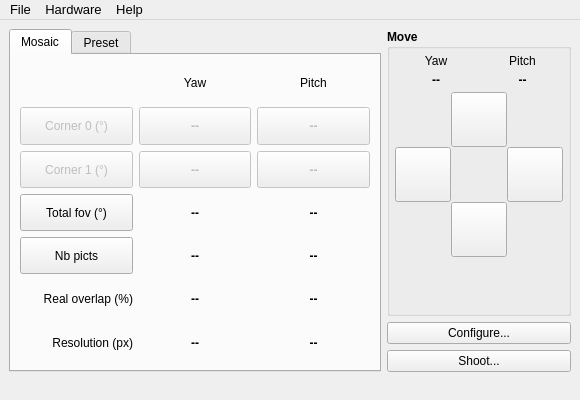
<?xml version="1.0" encoding="UTF-8"?>
<ui version="4.0">
 <class>MainWindow</class>
 <widget class="QMainWindow" name="MainWindow">
  <property name="geometry">
   <rect>
    <x>0</x>
    <y>0</y>
    <width>580</width>
    <height>400</height>
   </rect>
  </property>
  <property name="minimumSize">
   <size>
    <width>580</width>
    <height>400</height>
   </size>
  </property>
  <property name="focusPolicy">
   <enum>Qt::StrongFocus</enum>
  </property>
  <property name="windowTitle">
   <string>Papywizard</string>
  </property>
  <property name="windowIcon">
   <iconset resource="../icons.qrc">
    <normaloff>:/icons/papywizard.png</normaloff>:/icons/papywizard.png</iconset>
  </property>
  <property name="toolButtonStyle">
   <enum>Qt::ToolButtonIconOnly</enum>
  </property>
  <property name="dockNestingEnabled">
   <bool>false</bool>
  </property>
  <property name="unifiedTitleAndToolBarOnMac">
   <bool>false</bool>
  </property>
  <widget class="QWidget" name="centralwidget">
   <layout class="QGridLayout" name="gridLayout_4">
    <item row="0" column="0">
     <layout class="QGridLayout" name="gridLayout_2">
      <item row="0" column="1">
       <widget class="QGroupBox" name="groupBox">
        <property name="sizePolicy">
         <sizepolicy hsizetype="Preferred" vsizetype="Preferred">
          <horstretch>2</horstretch>
          <verstretch>0</verstretch>
         </sizepolicy>
        </property>
        <property name="font">
         <font>
          <weight>75</weight>
          <bold>true</bold>
         </font>
        </property>
        <property name="autoFillBackground">
         <bool>false</bool>
        </property>
        <property name="title">
         <string>Move</string>
        </property>
        <property name="flat">
         <bool>false</bool>
        </property>
        <property name="checkable">
         <bool>false</bool>
        </property>
        <property name="checked">
         <bool>false</bool>
        </property>
        <layout class="QVBoxLayout" name="verticalLayout">
         <property name="spacing">
          <number>5</number>
         </property>
         <property name="margin">
          <number>5</number>
         </property>
         <item>
          <layout class="QGridLayout" name="gridLayout">
           <property name="topMargin">
            <number>0</number>
           </property>
           <property name="rightMargin">
            <number>0</number>
           </property>
           <property name="bottomMargin">
            <number>0</number>
           </property>
           <item row="0" column="0">
            <widget class="QLabel" name="label">
             <property name="font">
              <font>
               <weight>50</weight>
               <bold>false</bold>
              </font>
             </property>
             <property name="text">
              <string>Yaw</string>
             </property>
             <property name="alignment">
              <set>Qt::AlignCenter</set>
             </property>
            </widget>
           </item>
           <item row="0" column="1">
            <widget class="QLabel" name="label_2">
             <property name="font">
              <font>
               <weight>50</weight>
               <bold>false</bold>
              </font>
             </property>
             <property name="text">
              <string>Pitch</string>
             </property>
             <property name="alignment">
              <set>Qt::AlignCenter</set>
             </property>
            </widget>
           </item>
           <item row="1" column="0">
            <widget class="QLabel" name="yawHeadPosLabel">
             <property name="font">
              <font>
               <weight>75</weight>
               <bold>true</bold>
              </font>
             </property>
             <property name="text">
              <string notr="true">--</string>
             </property>
             <property name="alignment">
              <set>Qt::AlignCenter</set>
             </property>
            </widget>
           </item>
           <item row="1" column="1">
            <widget class="QLabel" name="pitchHeadPosLabel">
             <property name="font">
              <font>
               <weight>75</weight>
               <bold>true</bold>
              </font>
             </property>
             <property name="text">
              <string notr="true">--</string>
             </property>
             <property name="alignment">
              <set>Qt::AlignCenter</set>
             </property>
            </widget>
           </item>
          </layout>
         </item>
         <item>
          <layout class="QGridLayout" name="moveArrowsGridLayout">
           <property name="spacing">
            <number>0</number>
           </property>
           <item row="0" column="1">
            <widget class="QToolButton" name="pitchMovePlusToolButton">
             <property name="sizePolicy">
              <sizepolicy hsizetype="MinimumExpanding" vsizetype="MinimumExpanding">
               <horstretch>0</horstretch>
               <verstretch>0</verstretch>
              </sizepolicy>
             </property>
             <property name="minimumSize">
              <size>
               <width>0</width>
               <height>0</height>
              </size>
             </property>
             <property name="text">
              <string notr="true"/>
             </property>
             <property name="icon">
              <iconset resource="../icons.qrc">
               <normaloff>:/icons/up.png</normaloff>:/icons/up.png</iconset>
             </property>
             <property name="iconSize">
              <size>
               <width>48</width>
               <height>48</height>
              </size>
             </property>
             <property name="checkable">
              <bool>false</bool>
             </property>
             <property name="arrowType">
              <enum>Qt::NoArrow</enum>
             </property>
            </widget>
           </item>
           <item row="1" column="0">
            <widget class="QToolButton" name="yawMoveMinusToolButton">
             <property name="sizePolicy">
              <sizepolicy hsizetype="Minimum" vsizetype="MinimumExpanding">
               <horstretch>0</horstretch>
               <verstretch>0</verstretch>
              </sizepolicy>
             </property>
             <property name="minimumSize">
              <size>
               <width>0</width>
               <height>0</height>
              </size>
             </property>
             <property name="text">
              <string notr="true"/>
             </property>
             <property name="icon">
              <iconset resource="../icons.qrc">
               <normaloff>:/icons/back.png</normaloff>:/icons/back.png</iconset>
             </property>
             <property name="iconSize">
              <size>
               <width>48</width>
               <height>48</height>
              </size>
             </property>
             <property name="checkable">
              <bool>false</bool>
             </property>
             <property name="arrowType">
              <enum>Qt::NoArrow</enum>
             </property>
            </widget>
           </item>
           <item row="1" column="2">
            <widget class="QToolButton" name="yawMovePlusToolButton">
             <property name="sizePolicy">
              <sizepolicy hsizetype="MinimumExpanding" vsizetype="MinimumExpanding">
               <horstretch>0</horstretch>
               <verstretch>0</verstretch>
              </sizepolicy>
             </property>
             <property name="minimumSize">
              <size>
               <width>0</width>
               <height>0</height>
              </size>
             </property>
             <property name="text">
              <string notr="true"/>
             </property>
             <property name="icon">
              <iconset resource="../icons.qrc">
               <normaloff>:/icons/forward.png</normaloff>:/icons/forward.png</iconset>
             </property>
             <property name="iconSize">
              <size>
               <width>48</width>
               <height>48</height>
              </size>
             </property>
             <property name="checkable">
              <bool>false</bool>
             </property>
             <property name="arrowType">
              <enum>Qt::NoArrow</enum>
             </property>
            </widget>
           </item>
           <item row="2" column="1">
            <widget class="QToolButton" name="pitchMoveMinusToolButton">
             <property name="sizePolicy">
              <sizepolicy hsizetype="MinimumExpanding" vsizetype="MinimumExpanding">
               <horstretch>0</horstretch>
               <verstretch>0</verstretch>
              </sizepolicy>
             </property>
             <property name="minimumSize">
              <size>
               <width>0</width>
               <height>0</height>
              </size>
             </property>
             <property name="text">
              <string notr="true"/>
             </property>
             <property name="icon">
              <iconset resource="../icons.qrc">
               <normaloff>:/icons/down.png</normaloff>:/icons/down.png</iconset>
             </property>
             <property name="iconSize">
              <size>
               <width>48</width>
               <height>48</height>
              </size>
             </property>
             <property name="checkable">
              <bool>false</bool>
             </property>
             <property name="arrowType">
              <enum>Qt::NoArrow</enum>
             </property>
            </widget>
           </item>
          </layout>
         </item>
         <item>
          <spacer name="verticalSpacer">
           <property name="orientation">
            <enum>Qt::Vertical</enum>
           </property>
           <property name="sizeHint" stdset="0">
            <size>
             <width>20</width>
             <height>40</height>
            </size>
           </property>
          </spacer>
         </item>
        </layout>
       </widget>
      </item>
      <item row="1" column="1">
       <layout class="QVBoxLayout" name="verticalLayout_2">
        <item>
         <widget class="QPushButton" name="configPushButton">
          <property name="sizePolicy">
           <sizepolicy hsizetype="Minimum" vsizetype="Fixed">
            <horstretch>0</horstretch>
            <verstretch>0</verstretch>
           </sizepolicy>
          </property>
          <property name="text">
           <string>Configure...</string>
          </property>
          <property name="icon">
           <iconset resource="../icons.qrc">
            <normaloff>:/icons/configure.png</normaloff>:/icons/configure.png</iconset>
          </property>
          <property name="iconSize">
           <size>
            <width>16</width>
            <height>16</height>
           </size>
          </property>
         </widget>
        </item>
        <item>
         <widget class="QPushButton" name="shootPushButton">
          <property name="sizePolicy">
           <sizepolicy hsizetype="Minimum" vsizetype="Fixed">
            <horstretch>0</horstretch>
            <verstretch>0</verstretch>
           </sizepolicy>
          </property>
          <property name="text">
           <string>Shoot...</string>
          </property>
          <property name="icon">
           <iconset resource="../icons.qrc">
            <normaloff>:/icons/launch.png</normaloff>:/icons/launch.png</iconset>
          </property>
          <property name="iconSize">
           <size>
            <width>32</width>
            <height>32</height>
           </size>
          </property>
         </widget>
        </item>
       </layout>
      </item>
      <item row="0" column="0" rowspan="2">
       <widget class="QTabWidget" name="tabWidget">
        <property name="enabled">
         <bool>true</bool>
        </property>
        <property name="sizePolicy">
         <sizepolicy hsizetype="Expanding" vsizetype="Expanding">
          <horstretch>5</horstretch>
          <verstretch>0</verstretch>
         </sizepolicy>
        </property>
        <property name="font">
         <font>
          <weight>50</weight>
          <bold>false</bold>
         </font>
        </property>
        <property name="tabShape">
         <enum>QTabWidget::Rounded</enum>
        </property>
        <property name="currentIndex">
         <number>0</number>
        </property>
        <property name="iconSize">
         <size>
          <width>16</width>
          <height>16</height>
         </size>
        </property>
        <property name="elideMode">
         <enum>Qt::ElideNone</enum>
        </property>
        <widget class="QWidget" name="mosaicTab">
         <attribute name="icon">
          <iconset resource="../icons.qrc">
           <normaloff>:/icons/matrix.png</normaloff>:/icons/matrix.png</iconset>
         </attribute>
         <attribute name="title">
          <string>Mosaic</string>
         </attribute>
         <layout class="QVBoxLayout" name="verticalLayout_4">
          <item>
           <layout class="QGridLayout" name="gridLayout_3">
            <item row="0" column="1">
             <widget class="QLabel" name="label_7">
              <property name="sizePolicy">
               <sizepolicy hsizetype="Preferred" vsizetype="MinimumExpanding">
                <horstretch>0</horstretch>
                <verstretch>0</verstretch>
               </sizepolicy>
              </property>
              <property name="text">
               <string>Yaw</string>
              </property>
              <property name="alignment">
               <set>Qt::AlignCenter</set>
              </property>
             </widget>
            </item>
            <item row="0" column="2">
             <widget class="QLabel" name="label_8">
              <property name="sizePolicy">
               <sizepolicy hsizetype="Preferred" vsizetype="MinimumExpanding">
                <horstretch>0</horstretch>
                <verstretch>0</verstretch>
               </sizepolicy>
              </property>
              <property name="text">
               <string>Pitch</string>
              </property>
              <property name="alignment">
               <set>Qt::AlignCenter</set>
              </property>
             </widget>
            </item>
            <item row="1" column="0">
             <widget class="QPushButton" name="setCorner0PushButton">
              <property name="enabled">
               <bool>false</bool>
              </property>
              <property name="sizePolicy">
               <sizepolicy hsizetype="Minimum" vsizetype="MinimumExpanding">
                <horstretch>0</horstretch>
                <verstretch>0</verstretch>
               </sizepolicy>
              </property>
              <property name="text">
               <string>Corner 0 (°)</string>
              </property>
              <property name="icon">
               <iconset resource="../icons.qrc">
                <normaloff>:/icons/window_fullscreen.png</normaloff>:/icons/window_fullscreen.png</iconset>
              </property>
             </widget>
            </item>
            <item row="1" column="1">
             <widget class="QPushButton" name="setYawCorner0PushButton">
              <property name="enabled">
               <bool>false</bool>
              </property>
              <property name="sizePolicy">
               <sizepolicy hsizetype="Minimum" vsizetype="MinimumExpanding">
                <horstretch>0</horstretch>
                <verstretch>0</verstretch>
               </sizepolicy>
              </property>
              <property name="font">
               <font>
                <weight>75</weight>
                <bold>true</bold>
               </font>
              </property>
              <property name="text">
               <string notr="true">--</string>
              </property>
             </widget>
            </item>
            <item row="1" column="2">
             <widget class="QPushButton" name="setPitchCorner0PushButton">
              <property name="enabled">
               <bool>false</bool>
              </property>
              <property name="sizePolicy">
               <sizepolicy hsizetype="Minimum" vsizetype="MinimumExpanding">
                <horstretch>0</horstretch>
                <verstretch>0</verstretch>
               </sizepolicy>
              </property>
              <property name="font">
               <font>
                <weight>75</weight>
                <bold>true</bold>
               </font>
              </property>
              <property name="text">
               <string notr="true">--</string>
              </property>
              <property name="flat">
               <bool>false</bool>
              </property>
             </widget>
            </item>
            <item row="2" column="0">
             <widget class="QPushButton" name="setCorner1PushButton">
              <property name="enabled">
               <bool>false</bool>
              </property>
              <property name="sizePolicy">
               <sizepolicy hsizetype="Minimum" vsizetype="MinimumExpanding">
                <horstretch>0</horstretch>
                <verstretch>0</verstretch>
               </sizepolicy>
              </property>
              <property name="text">
               <string>Corner 1 (°)</string>
              </property>
              <property name="icon">
               <iconset resource="../icons.qrc">
                <normaloff>:/icons/window_fullscreen.png</normaloff>:/icons/window_fullscreen.png</iconset>
              </property>
             </widget>
            </item>
            <item row="2" column="1">
             <widget class="QPushButton" name="setYawCorner1PushButton">
              <property name="enabled">
               <bool>false</bool>
              </property>
              <property name="sizePolicy">
               <sizepolicy hsizetype="Minimum" vsizetype="MinimumExpanding">
                <horstretch>0</horstretch>
                <verstretch>0</verstretch>
               </sizepolicy>
              </property>
              <property name="font">
               <font>
                <weight>75</weight>
                <bold>true</bold>
               </font>
              </property>
              <property name="text">
               <string notr="true">--</string>
              </property>
             </widget>
            </item>
            <item row="2" column="2">
             <widget class="QPushButton" name="setPitchCorner1PushButton">
              <property name="enabled">
               <bool>false</bool>
              </property>
              <property name="sizePolicy">
               <sizepolicy hsizetype="Minimum" vsizetype="MinimumExpanding">
                <horstretch>0</horstretch>
                <verstretch>0</verstretch>
               </sizepolicy>
              </property>
              <property name="font">
               <font>
                <weight>75</weight>
                <bold>true</bold>
               </font>
              </property>
              <property name="text">
               <string notr="true">--</string>
              </property>
             </widget>
            </item>
            <item row="3" column="0">
             <widget class="QPushButton" name="totalFovPushButton">
              <property name="sizePolicy">
               <sizepolicy hsizetype="Minimum" vsizetype="MinimumExpanding">
                <horstretch>0</horstretch>
                <verstretch>0</verstretch>
               </sizepolicy>
              </property>
              <property name="text">
               <string>Total fov (°)</string>
              </property>
              <property name="icon">
               <iconset resource="../icons.qrc">
                <normaloff>:/icons/brackets.png</normaloff>:/icons/brackets.png</iconset>
              </property>
             </widget>
            </item>
            <item row="3" column="1">
             <widget class="QLabel" name="yawFovLabel">
              <property name="sizePolicy">
               <sizepolicy hsizetype="Preferred" vsizetype="MinimumExpanding">
                <horstretch>0</horstretch>
                <verstretch>0</verstretch>
               </sizepolicy>
              </property>
              <property name="font">
               <font>
                <weight>75</weight>
                <bold>true</bold>
               </font>
              </property>
              <property name="text">
               <string notr="true">--</string>
              </property>
              <property name="alignment">
               <set>Qt::AlignCenter</set>
              </property>
             </widget>
            </item>
            <item row="3" column="2">
             <widget class="QLabel" name="pitchFovLabel">
              <property name="sizePolicy">
               <sizepolicy hsizetype="Preferred" vsizetype="MinimumExpanding">
                <horstretch>0</horstretch>
                <verstretch>0</verstretch>
               </sizepolicy>
              </property>
              <property name="font">
               <font>
                <weight>75</weight>
                <bold>true</bold>
               </font>
              </property>
              <property name="text">
               <string notr="true">--</string>
              </property>
              <property name="alignment">
               <set>Qt::AlignCenter</set>
              </property>
             </widget>
            </item>
            <item row="4" column="0">
             <widget class="QPushButton" name="nbPictsPushButton">
              <property name="sizePolicy">
               <sizepolicy hsizetype="Minimum" vsizetype="MinimumExpanding">
                <horstretch>0</horstretch>
                <verstretch>0</verstretch>
               </sizepolicy>
              </property>
              <property name="text">
               <string>Nb picts</string>
              </property>
              <property name="icon">
               <iconset resource="../icons.qrc">
                <normaloff>:/icons/roll.png</normaloff>:/icons/roll.png</iconset>
              </property>
             </widget>
            </item>
            <item row="4" column="1">
             <widget class="QLabel" name="yawNbPictsLabel">
              <property name="sizePolicy">
               <sizepolicy hsizetype="Preferred" vsizetype="MinimumExpanding">
                <horstretch>0</horstretch>
                <verstretch>0</verstretch>
               </sizepolicy>
              </property>
              <property name="font">
               <font>
                <weight>75</weight>
                <bold>true</bold>
               </font>
              </property>
              <property name="text">
               <string notr="true">--</string>
              </property>
              <property name="alignment">
               <set>Qt::AlignCenter</set>
              </property>
             </widget>
            </item>
            <item row="4" column="2">
             <widget class="QLabel" name="pitchNbPictsLabel">
              <property name="sizePolicy">
               <sizepolicy hsizetype="Preferred" vsizetype="MinimumExpanding">
                <horstretch>0</horstretch>
                <verstretch>0</verstretch>
               </sizepolicy>
              </property>
              <property name="font">
               <font>
                <weight>75</weight>
                <bold>true</bold>
               </font>
              </property>
              <property name="text">
               <string notr="true">--</string>
              </property>
              <property name="alignment">
               <set>Qt::AlignCenter</set>
              </property>
             </widget>
            </item>
            <item row="5" column="0">
             <widget class="QLabel" name="label_5">
              <property name="sizePolicy">
               <sizepolicy hsizetype="Preferred" vsizetype="MinimumExpanding">
                <horstretch>0</horstretch>
                <verstretch>0</verstretch>
               </sizepolicy>
              </property>
              <property name="text">
               <string>Real overlap (%)</string>
              </property>
              <property name="alignment">
               <set>Qt::AlignRight|Qt::AlignTrailing|Qt::AlignVCenter</set>
              </property>
              <property name="margin">
               <number>5</number>
              </property>
             </widget>
            </item>
            <item row="5" column="1">
             <widget class="QLabel" name="yawRealOverlapLabel">
              <property name="sizePolicy">
               <sizepolicy hsizetype="Preferred" vsizetype="MinimumExpanding">
                <horstretch>0</horstretch>
                <verstretch>0</verstretch>
               </sizepolicy>
              </property>
              <property name="font">
               <font>
                <weight>75</weight>
                <bold>true</bold>
               </font>
              </property>
              <property name="text">
               <string notr="true">--</string>
              </property>
              <property name="alignment">
               <set>Qt::AlignCenter</set>
              </property>
             </widget>
            </item>
            <item row="5" column="2">
             <widget class="QLabel" name="pitchRealOverlapLabel">
              <property name="sizePolicy">
               <sizepolicy hsizetype="Preferred" vsizetype="MinimumExpanding">
                <horstretch>0</horstretch>
                <verstretch>0</verstretch>
               </sizepolicy>
              </property>
              <property name="font">
               <font>
                <weight>75</weight>
                <bold>true</bold>
               </font>
              </property>
              <property name="text">
               <string notr="true">--</string>
              </property>
              <property name="alignment">
               <set>Qt::AlignCenter</set>
              </property>
             </widget>
            </item>
            <item row="6" column="0">
             <widget class="QLabel" name="label_6">
              <property name="sizePolicy">
               <sizepolicy hsizetype="Preferred" vsizetype="MinimumExpanding">
                <horstretch>0</horstretch>
                <verstretch>0</verstretch>
               </sizepolicy>
              </property>
              <property name="text">
               <string>Resolution (px)</string>
              </property>
              <property name="alignment">
               <set>Qt::AlignRight|Qt::AlignTrailing|Qt::AlignVCenter</set>
              </property>
              <property name="margin">
               <number>5</number>
              </property>
             </widget>
            </item>
            <item row="6" column="1">
             <widget class="QLabel" name="yawResolutionLabel">
              <property name="sizePolicy">
               <sizepolicy hsizetype="Preferred" vsizetype="MinimumExpanding">
                <horstretch>0</horstretch>
                <verstretch>0</verstretch>
               </sizepolicy>
              </property>
              <property name="font">
               <font>
                <weight>75</weight>
                <bold>true</bold>
               </font>
              </property>
              <property name="text">
               <string notr="true">--</string>
              </property>
              <property name="alignment">
               <set>Qt::AlignCenter</set>
              </property>
             </widget>
            </item>
            <item row="6" column="2">
             <widget class="QLabel" name="pitchResolutionLabel">
              <property name="sizePolicy">
               <sizepolicy hsizetype="Preferred" vsizetype="MinimumExpanding">
                <horstretch>0</horstretch>
                <verstretch>0</verstretch>
               </sizepolicy>
              </property>
              <property name="font">
               <font>
                <weight>75</weight>
                <bold>true</bold>
               </font>
              </property>
              <property name="text">
               <string notr="true">--</string>
              </property>
              <property name="alignment">
               <set>Qt::AlignCenter</set>
              </property>
             </widget>
            </item>
           </layout>
          </item>
         </layout>
        </widget>
        <widget class="QWidget" name="presetTab">
         <attribute name="icon">
          <iconset resource="../icons.qrc">
           <normaloff>:/icons/multiline.png</normaloff>:/icons/multiline.png</iconset>
         </attribute>
         <attribute name="title">
          <string>Preset</string>
         </attribute>
         <layout class="QVBoxLayout" name="verticalLayout_6">
          <item>
           <layout class="QVBoxLayout" name="verticalLayout_5">
            <item>
             <layout class="QHBoxLayout" name="horizontalLayout_2">
              <item>
               <widget class="QLabel" name="label_4">
                <property name="enabled">
                 <bool>true</bool>
                </property>
                <property name="sizePolicy">
                 <sizepolicy hsizetype="Minimum" vsizetype="Preferred">
                  <horstretch>0</horstretch>
                  <verstretch>0</verstretch>
                 </sizepolicy>
                </property>
                <property name="text">
                 <string>Name</string>
                </property>
                <property name="alignment">
                 <set>Qt::AlignRight|Qt::AlignTrailing|Qt::AlignVCenter</set>
                </property>
                <property name="margin">
                 <number>5</number>
                </property>
               </widget>
              </item>
              <item>
               <widget class="QComboBox" name="presetComboBox">
                <property name="sizePolicy">
                 <sizepolicy hsizetype="MinimumExpanding" vsizetype="Fixed">
                  <horstretch>0</horstretch>
                  <verstretch>0</verstretch>
                 </sizepolicy>
                </property>
               </widget>
              </item>
             </layout>
            </item>
            <item>
             <widget class="QPlainTextEdit" name="presetInfoPlainTextEdit">
              <property name="sizePolicy">
               <sizepolicy hsizetype="Expanding" vsizetype="Expanding">
                <horstretch>0</horstretch>
                <verstretch>0</verstretch>
               </sizepolicy>
              </property>
              <property name="readOnly">
               <bool>true</bool>
              </property>
             </widget>
            </item>
            <item>
             <widget class="QLabel" name="label_3">
              <property name="sizePolicy">
               <sizepolicy hsizetype="Preferred" vsizetype="Preferred">
                <horstretch>0</horstretch>
                <verstretch>0</verstretch>
               </sizepolicy>
              </property>
              <property name="text">
               <string>Be sure that the preset used is compatible with your camera and lens size (collision).</string>
              </property>
              <property name="textFormat">
               <enum>Qt::PlainText</enum>
              </property>
              <property name="scaledContents">
               <bool>false</bool>
              </property>
              <property name="alignment">
               <set>Qt::AlignLeading|Qt::AlignLeft|Qt::AlignVCenter</set>
              </property>
              <property name="wordWrap">
               <bool>true</bool>
              </property>
             </widget>
            </item>
           </layout>
          </item>
         </layout>
        </widget>
       </widget>
      </item>
     </layout>
    </item>
   </layout>
  </widget>
  <widget class="QMenuBar" name="menubar">
   <property name="geometry">
    <rect>
     <x>0</x>
     <y>0</y>
     <width>580</width>
     <height>24</height>
    </rect>
   </property>
   <property name="font">
    <font>
     <pointsize>10</pointsize>
    </font>
   </property>
   <widget class="QMenu" name="menuFile">
    <property name="title">
     <string>File</string>
    </property>
    <addaction name="actionFileImportPreset"/>
    <addaction name="actionFileLoadStyleSheet"/>
    <addaction name="separator"/>
    <addaction name="actionFileQuit"/>
   </widget>
   <widget class="QMenu" name="menuHardware">
    <property name="title">
     <string>Hardware</string>
    </property>
    <widget class="QMenu" name="menuSetLimit">
     <property name="title">
      <string>Set Limit</string>
     </property>
     <addaction name="actionHardwareSetLimitYawMinus"/>
     <addaction name="actionHardwareSetLimitYawPlus"/>
     <addaction name="actionHardwareSetLimitPitchPlus"/>
     <addaction name="actionHardwareSetLimitPitchMinus"/>
    </widget>
    <addaction name="actionHardwareConnect"/>
    <addaction name="separator"/>
    <addaction name="menuSetLimit"/>
    <addaction name="actionHardwareClearLimits"/>
    <addaction name="separator"/>
    <addaction name="actionHardwareSetReference"/>
    <addaction name="separator"/>
    <addaction name="actionHardwareGotoReference"/>
    <addaction name="actionHardwareGotoInitial"/>
    <addaction name="separator"/>
    <addaction name="actionHardwareTriggerShutter"/>
    <addaction name="separator"/>
    <addaction name="actionHardwarePlugins"/>
   </widget>
   <widget class="QMenu" name="menuHelp">
    <property name="title">
     <string>Help</string>
    </property>
    <addaction name="actionHelpManual"/>
    <addaction name="separator"/>
    <addaction name="actionHelpViewLog"/>
    <addaction name="separator"/>
    <addaction name="actionHelpAboutPapywizard"/>
    <addaction name="actionHelpAboutQt"/>
   </widget>
   <addaction name="menuFile"/>
   <addaction name="menuHardware"/>
   <addaction name="menuHelp"/>
  </widget>
  <widget class="QStatusBar" name="statusbar">
   <property name="sizeGripEnabled">
    <bool>false</bool>
   </property>
  </widget>
  <action name="actionFileQuit">
   <property name="icon">
    <iconset resource="../icons.qrc">
     <normaloff>:/icons/exit.png</normaloff>:/icons/exit.png</iconset>
   </property>
   <property name="text">
    <string>Quit</string>
   </property>
   <property name="shortcut">
    <string notr="true">Ctrl+Q</string>
   </property>
  </action>
  <action name="actionFileImportPreset">
   <property name="icon">
    <iconset resource="../icons.qrc">
     <normaloff>:/icons/fileimport.png</normaloff>:/icons/fileimport.png</iconset>
   </property>
   <property name="text">
    <string>Import Preset File...</string>
   </property>
  </action>
  <action name="actionHardwareConnect">
   <property name="checkable">
    <bool>true</bool>
   </property>
   <property name="text">
    <string>Connect...</string>
   </property>
  </action>
  <action name="actionHardwareSetLimitYawMinus">
   <property name="icon">
    <iconset resource="../icons.qrc">
     <normaloff>:/icons/start.png</normaloff>:/icons/start.png</iconset>
   </property>
   <property name="text">
    <string>Yaw -</string>
   </property>
  </action>
  <action name="actionHardwareSetLimitYawPlus">
   <property name="icon">
    <iconset resource="../icons.qrc">
     <normaloff>:/icons/finish.png</normaloff>:/icons/finish.png</iconset>
   </property>
   <property name="text">
    <string>Yaw +</string>
   </property>
  </action>
  <action name="actionHardwareSetLimitPitchPlus">
   <property name="icon">
    <iconset resource="../icons.qrc">
     <normaloff>:/icons/top.png</normaloff>:/icons/top.png</iconset>
   </property>
   <property name="text">
    <string>Pitch +</string>
   </property>
  </action>
  <action name="actionHardwareSetLimitPitchMinus">
   <property name="icon">
    <iconset resource="../icons.qrc">
     <normaloff>:/icons/bottom.png</normaloff>:/icons/bottom.png</iconset>
   </property>
   <property name="text">
    <string>Pitch -</string>
   </property>
  </action>
  <action name="actionHelpManual">
   <property name="icon">
    <iconset resource="../icons.qrc">
     <normaloff>:/icons/contents.png</normaloff>:/icons/contents.png</iconset>
   </property>
   <property name="text">
    <string>Manual</string>
   </property>
  </action>
  <action name="actionHelpViewLog">
   <property name="icon">
    <iconset resource="../icons.qrc">
     <normaloff>:/icons/openterm.png</normaloff>:/icons/openterm.png</iconset>
   </property>
   <property name="text">
    <string>View Log...</string>
   </property>
  </action>
  <action name="actionHelpAboutPapywizard">
   <property name="icon">
    <iconset resource="../icons.qrc">
     <normaloff>:/icons/papywizard.png</normaloff>:/icons/papywizard.png</iconset>
   </property>
   <property name="text">
    <string>About Papywizard</string>
   </property>
  </action>
  <action name="actionHelpAboutQt">
   <property name="icon">
    <iconset resource="../icons.qrc">
     <normaloff>:/icons/qt.png</normaloff>:/icons/qt.png</iconset>
   </property>
   <property name="text">
    <string>About Qt</string>
   </property>
  </action>
  <action name="actionFileLoadStyleSheet">
   <property name="icon">
    <iconset resource="../icons.qrc">
     <normaloff>:/icons/fileopen.png</normaloff>:/icons/fileopen.png</iconset>
   </property>
   <property name="text">
    <string>Load Style Sheet...</string>
   </property>
  </action>
  <action name="actionHardwareGotoReference">
   <property name="icon">
    <iconset resource="../icons.qrc">
     <normaloff>:/icons/goto.png</normaloff>:/icons/goto.png</iconset>
   </property>
   <property name="text">
    <string>Goto Reference...</string>
   </property>
  </action>
  <action name="actionHardwareGotoInitial">
   <property name="icon">
    <iconset resource="../icons.qrc">
     <normaloff>:/icons/goto.png</normaloff>:/icons/goto.png</iconset>
   </property>
   <property name="text">
    <string>Goto Initial...</string>
   </property>
  </action>
  <action name="actionHardwarePlugins">
   <property name="icon">
    <iconset resource="../icons.qrc">
     <normaloff>:/icons/configure.png</normaloff>:/icons/configure.png</iconset>
   </property>
   <property name="text">
    <string>Plugins...</string>
   </property>
  </action>
  <action name="actionHardwareSuspendSpy">
   <property name="checkable">
    <bool>true</bool>
   </property>
   <property name="enabled">
    <bool>false</bool>
   </property>
   <property name="text">
    <string>Suspend Spy</string>
   </property>
  </action>
  <action name="actionHardwareClearLimits">
   <property name="text">
    <string>Clear Limits</string>
   </property>
  </action>
  <action name="actionHardwareSetReference">
   <property name="icon">
    <iconset resource="../icons.qrc">
     <normaloff>:/icons/gohome.png</normaloff>:/icons/gohome.png</iconset>
   </property>
   <property name="text">
    <string>Set Reference</string>
   </property>
  </action>
  <action name="actionHardwareTriggerShutter">
   <property name="icon">
    <iconset resource="../icons.qrc">
     <normaloff>:/icons/bookmark.png</normaloff>:/icons/bookmark.png</iconset>
   </property>
   <property name="text">
    <string>Trigger Shutter</string>
   </property>
  </action>
 </widget>
 <resources>
  <include location="../icons.qrc"/>
 </resources>
 <connections>
  <connection>
   <sender>actionFileQuit</sender>
   <signal>activated()</signal>
   <receiver>MainWindow</receiver>
   <slot>close()</slot>
   <hints>
    <hint type="sourcelabel">
     <x>-1</x>
     <y>-1</y>
    </hint>
    <hint type="destinationlabel">
     <x>294</x>
     <y>199</y>
    </hint>
   </hints>
  </connection>
 </connections>
</ui>
